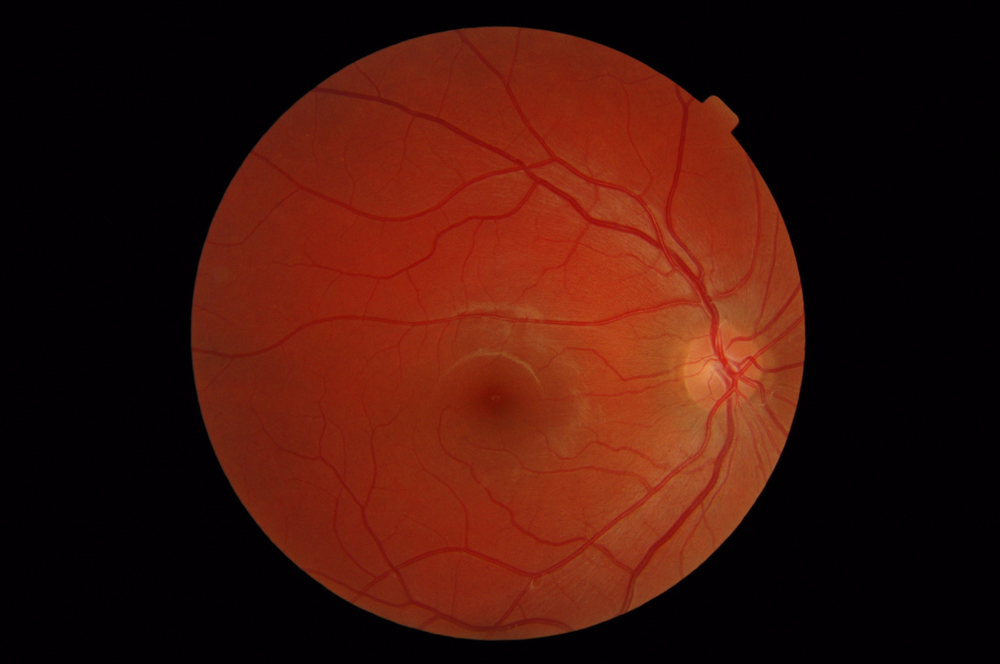
#> input picture model-backend/test.png, 1000 x 664 px, shrunk from 2240 x 1488 before the run
$ python -i preprocess.py   (imports and definitions only)
#> lines starting #> are read from the running program, lines starting #| are printed output that depends on the picture
import os
from PIL import Image
import numpy as np
import cv2

# Cropping
def crop_black_background(image):
    gray = np.array(image.convert('L'))  # grayscale
    _, thresh = cv2.threshold(gray, 10, 255, cv2.THRESH_BINARY)  # Threshold to identify dark pixels
    coords = np.column_stack(np.where(thresh > 0))  # Find coordinates of non-black pixels

    if coords.size == 0:  # if  image is all black report error
        return "error"

    # Determine the bounding box of the non-black area and crop the image
    x0, y0, x1, y1 = coords[:, 1].min(), coords[:, 0].min(), coords[:, 1].max(), coords[:, 0].max()
    cropped_image = image.crop((x0, y0, x1, y1))
    return cropped_image

# Apply CLAHE
def apply_clahe(image):
    img_np = np.array(image)  # Convert to numpy array
    lab = cv2.cvtColor(img_np, cv2.COLOR_RGB2LAB)  # Convert RGB to LAB color space
#> lab: shape (664, 1000, 3); mean of channels 0, 1, 2 38.2, 146.8, 143.9
    l, a, b = cv2.split(lab)  # Split LAB image into channels
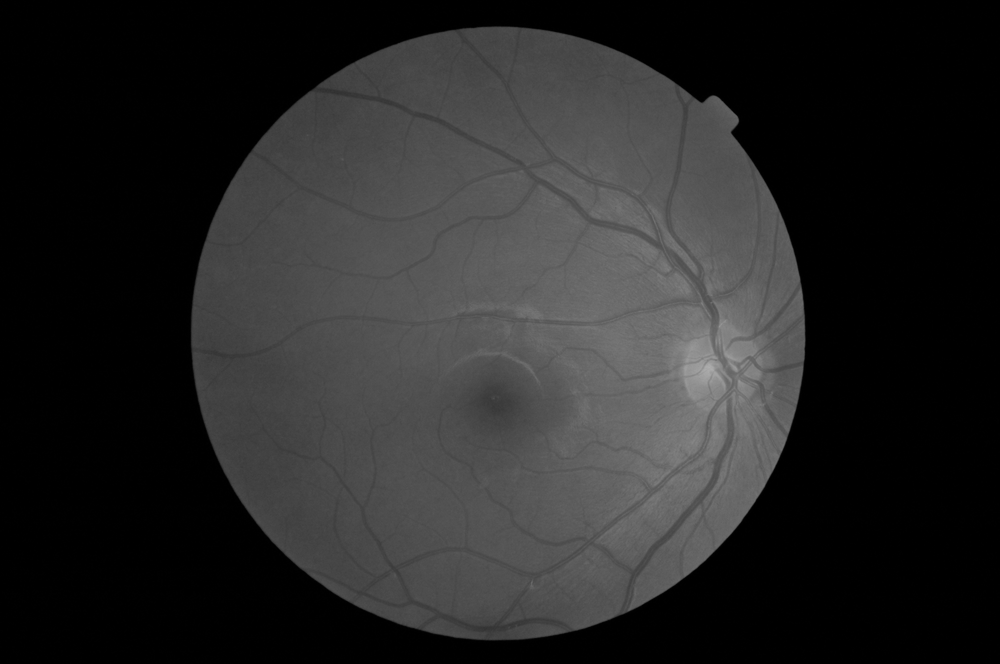
#> l: shape (664, 1000); min 0, max 174, mean 38.2
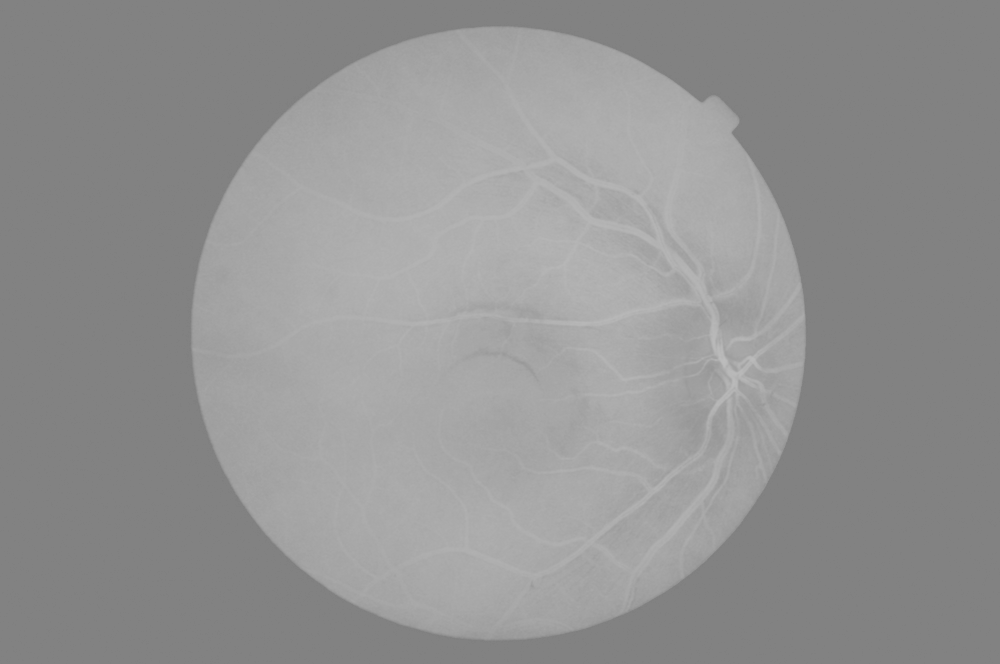
#> a: shape (664, 1000); min 126, max 188, mean 146.8

    clahe = cv2.createCLAHE(clipLimit=1.0, tileGridSize=(4, 4))  # Create CLAHE object
    cl = clahe.apply(l)  # Apply CLAHE to the L-channel

    limg = cv2.merge((cl, a, b))  # Merge enhanced L-channel with a and b channels
#> limg: shape (664, 1000, 3); mean of channels 0, 1, 2 42.9, 146.8, 143.9
    final = cv2.cvtColor(limg, cv2.COLOR_LAB2RGB)  # Convert LAB image back to RGB
    final_image = Image.fromarray(final)  # Convert numpy array back to PIL image
    return final_image

>>> import cv2
>>> picture = cv2.cvtColor(cv2.imread('../model-backend/test.png'), cv2.COLOR_BGR2RGB)
>>> result = apply_clahe(picture)
